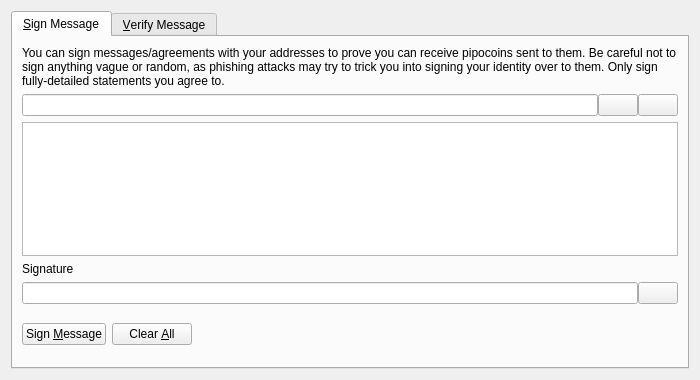
<?xml version="1.0" encoding="UTF-8"?>
<ui version="4.0">
 <class>SignVerifyMessageDialog</class>
 <widget class="QDialog" name="SignVerifyMessageDialog">
  <property name="geometry">
   <rect>
    <x>0</x>
    <y>0</y>
    <width>700</width>
    <height>380</height>
   </rect>
  </property>
  <property name="windowTitle">
   <string>Signatures - Sign / Verify a Message</string>
  </property>
  <property name="modal">
   <bool>true</bool>
  </property>
  <layout class="QVBoxLayout" name="verticalLayout">
   <item>
    <widget class="QTabWidget" name="tabWidget">
     <property name="currentIndex">
      <number>0</number>
     </property>
     <widget class="QWidget" name="tabSignMessage">
      <attribute name="title">
       <string>&amp;Sign Message</string>
      </attribute>
      <layout class="QVBoxLayout" name="verticalLayout_SM">
       <item>
        <widget class="QLabel" name="infoLabel_SM">
         <property name="text">
          <string>You can sign messages/agreements with your addresses to prove you can receive pipocoins sent to them. Be careful not to sign anything vague or random, as phishing attacks may try to trick you into signing your identity over to them. Only sign fully-detailed statements you agree to.</string>
         </property>
         <property name="textFormat">
          <enum>Qt::PlainText</enum>
         </property>
         <property name="wordWrap">
          <bool>true</bool>
         </property>
        </widget>
       </item>
       <item>
        <layout class="QHBoxLayout" name="horizontalLayout_1_SM">
         <property name="spacing">
          <number>0</number>
         </property>
         <item>
          <widget class="QValidatedLineEdit" name="addressIn_SM">
           <property name="toolTip">
            <string>The Pipocoin address to sign the message with</string>
           </property>
          </widget>
         </item>
         <item>
          <widget class="QPushButton" name="addressBookButton_SM">
           <property name="toolTip">
            <string>Choose previously used address</string>
           </property>
           <property name="text">
            <string/>
           </property>
           <property name="icon">
            <iconset resource="../bitcoin.qrc">
             <normaloff>:/icons/address-book</normaloff>:/icons/address-book</iconset>
           </property>
           <property name="shortcut">
            <string>Alt+A</string>
           </property>
           <property name="autoDefault">
            <bool>false</bool>
           </property>
          </widget>
         </item>
         <item>
          <widget class="QPushButton" name="pasteButton_SM">
           <property name="toolTip">
            <string>Paste address from clipboard</string>
           </property>
           <property name="text">
            <string/>
           </property>
           <property name="icon">
            <iconset resource="../bitcoin.qrc">
             <normaloff>:/icons/editpaste</normaloff>:/icons/editpaste</iconset>
           </property>
           <property name="shortcut">
            <string>Alt+P</string>
           </property>
           <property name="autoDefault">
            <bool>false</bool>
           </property>
          </widget>
         </item>
        </layout>
       </item>
       <item>
        <widget class="QPlainTextEdit" name="messageIn_SM">
         <property name="toolTip">
          <string>Enter the message you want to sign here</string>
         </property>
        </widget>
       </item>
       <item>
        <widget class="QLabel" name="signatureLabel_SM">
         <property name="text">
          <string>Signature</string>
         </property>
         <property name="textFormat">
          <enum>Qt::PlainText</enum>
         </property>
        </widget>
       </item>
       <item>
        <layout class="QHBoxLayout" name="horizontalLayout_2_SM">
         <property name="spacing">
          <number>0</number>
         </property>
         <item>
          <widget class="QLineEdit" name="signatureOut_SM">
           <property name="font">
            <font>
             <italic>true</italic>
            </font>
           </property>
           <property name="readOnly">
            <bool>true</bool>
           </property>
          </widget>
         </item>
         <item>
          <widget class="QPushButton" name="copySignatureButton_SM">
           <property name="toolTip">
            <string>Copy the current signature to the system clipboard</string>
           </property>
           <property name="text">
            <string/>
           </property>
           <property name="icon">
            <iconset resource="../bitcoin.qrc">
             <normaloff>:/icons/editcopy</normaloff>:/icons/editcopy</iconset>
           </property>
           <property name="autoDefault">
            <bool>false</bool>
           </property>
          </widget>
         </item>
        </layout>
       </item>
       <item>
        <layout class="QHBoxLayout" name="horizontalLayout_3_SM">
         <item>
          <widget class="QPushButton" name="signMessageButton_SM">
           <property name="toolTip">
            <string>Sign the message to prove you own this Pipocoin address</string>
           </property>
           <property name="text">
            <string>Sign &amp;Message</string>
           </property>
           <property name="icon">
            <iconset resource="../bitcoin.qrc">
             <normaloff>:/icons/edit</normaloff>:/icons/edit</iconset>
           </property>
           <property name="autoDefault">
            <bool>false</bool>
           </property>
          </widget>
         </item>
         <item>
          <widget class="QPushButton" name="clearButton_SM">
           <property name="toolTip">
            <string>Reset all sign message fields</string>
           </property>
           <property name="text">
            <string>Clear &amp;All</string>
           </property>
           <property name="icon">
            <iconset resource="../bitcoin.qrc">
             <normaloff>:/icons/remove</normaloff>:/icons/remove</iconset>
           </property>
           <property name="autoDefault">
            <bool>false</bool>
           </property>
          </widget>
         </item>
         <item>
          <spacer name="horizontalSpacer_1_SM">
           <property name="orientation">
            <enum>Qt::Horizontal</enum>
           </property>
           <property name="sizeHint" stdset="0">
            <size>
             <width>40</width>
             <height>48</height>
            </size>
           </property>
          </spacer>
         </item>
         <item>
          <widget class="QLabel" name="statusLabel_SM">
           <property name="font">
            <font>
             <weight>75</weight>
             <bold>true</bold>
            </font>
           </property>
           <property name="text">
            <string/>
           </property>
           <property name="wordWrap">
            <bool>true</bool>
           </property>
          </widget>
         </item>
         <item>
          <spacer name="horizontalSpacer_2_SM">
           <property name="orientation">
            <enum>Qt::Horizontal</enum>
           </property>
           <property name="sizeHint" stdset="0">
            <size>
             <width>40</width>
             <height>48</height>
            </size>
           </property>
          </spacer>
         </item>
        </layout>
       </item>
      </layout>
     </widget>
     <widget class="QWidget" name="tabVerifyMessage">
      <attribute name="title">
       <string>&amp;Verify Message</string>
      </attribute>
      <layout class="QVBoxLayout" name="verticalLayout_VM">
       <item>
        <widget class="QLabel" name="infoLabel_VM">
         <property name="text">
          <string>Enter the receiver's address, message (ensure you copy line breaks, spaces, tabs, etc. exactly) and signature below to verify the message. Be careful not to read more into the signature than what is in the signed message itself, to avoid being tricked by a man-in-the-middle attack. Note that this only proves the signing party receives with the address, it cannot prove sendership of any transaction!</string>
         </property>
         <property name="textFormat">
          <enum>Qt::PlainText</enum>
         </property>
         <property name="alignment">
          <set>Qt::AlignLeading|Qt::AlignLeft|Qt::AlignTop</set>
         </property>
         <property name="wordWrap">
          <bool>true</bool>
         </property>
        </widget>
       </item>
       <item>
        <layout class="QHBoxLayout" name="horizontalLayout_1_VM">
         <property name="spacing">
          <number>0</number>
         </property>
         <item>
          <widget class="QValidatedLineEdit" name="addressIn_VM">
           <property name="toolTip">
            <string>The Pipocoin address the message was signed with</string>
           </property>
          </widget>
         </item>
         <item>
          <widget class="QPushButton" name="addressBookButton_VM">
           <property name="toolTip">
            <string>Choose previously used address</string>
           </property>
           <property name="text">
            <string/>
           </property>
           <property name="icon">
            <iconset resource="../bitcoin.qrc">
             <normaloff>:/icons/address-book</normaloff>:/icons/address-book</iconset>
           </property>
           <property name="shortcut">
            <string>Alt+A</string>
           </property>
           <property name="autoDefault">
            <bool>false</bool>
           </property>
          </widget>
         </item>
        </layout>
       </item>
       <item>
        <widget class="QPlainTextEdit" name="messageIn_VM"/>
       </item>
       <item>
        <widget class="QValidatedLineEdit" name="signatureIn_VM"/>
       </item>
       <item>
        <layout class="QHBoxLayout" name="horizontalLayout_2_VM">
         <item>
          <widget class="QPushButton" name="verifyMessageButton_VM">
           <property name="toolTip">
            <string>Verify the message to ensure it was signed with the specified Pipocoin address</string>
           </property>
           <property name="text">
            <string>Verify &amp;Message</string>
           </property>
           <property name="icon">
            <iconset resource="../bitcoin.qrc">
             <normaloff>:/icons/transaction_0</normaloff>:/icons/transaction_0</iconset>
           </property>
           <property name="autoDefault">
            <bool>false</bool>
           </property>
          </widget>
         </item>
         <item>
          <widget class="QPushButton" name="clearButton_VM">
           <property name="toolTip">
            <string>Reset all verify message fields</string>
           </property>
           <property name="text">
            <string>Clear &amp;All</string>
           </property>
           <property name="icon">
            <iconset resource="../bitcoin.qrc">
             <normaloff>:/icons/remove</normaloff>:/icons/remove</iconset>
           </property>
           <property name="autoDefault">
            <bool>false</bool>
           </property>
          </widget>
         </item>
         <item>
          <spacer name="horizontalSpacer_1_VM">
           <property name="orientation">
            <enum>Qt::Horizontal</enum>
           </property>
           <property name="sizeHint" stdset="0">
            <size>
             <width>40</width>
             <height>48</height>
            </size>
           </property>
          </spacer>
         </item>
         <item>
          <widget class="QLabel" name="statusLabel_VM">
           <property name="font">
            <font>
             <weight>75</weight>
             <bold>true</bold>
            </font>
           </property>
           <property name="text">
            <string/>
           </property>
           <property name="wordWrap">
            <bool>true</bool>
           </property>
          </widget>
         </item>
         <item>
          <spacer name="horizontalSpacer_2_VM">
           <property name="orientation">
            <enum>Qt::Horizontal</enum>
           </property>
           <property name="sizeHint" stdset="0">
            <size>
             <width>40</width>
             <height>48</height>
            </size>
           </property>
          </spacer>
         </item>
        </layout>
       </item>
      </layout>
     </widget>
    </widget>
   </item>
  </layout>
 </widget>
 <customwidgets>
  <customwidget>
   <class>QValidatedLineEdit</class>
   <extends>QLineEdit</extends>
   <header>qt/qvalidatedlineedit.h</header>
  </customwidget>
 </customwidgets>
 <resources>
  <include location="../bitcoin.qrc"/>
 </resources>
 <connections/>
</ui>
